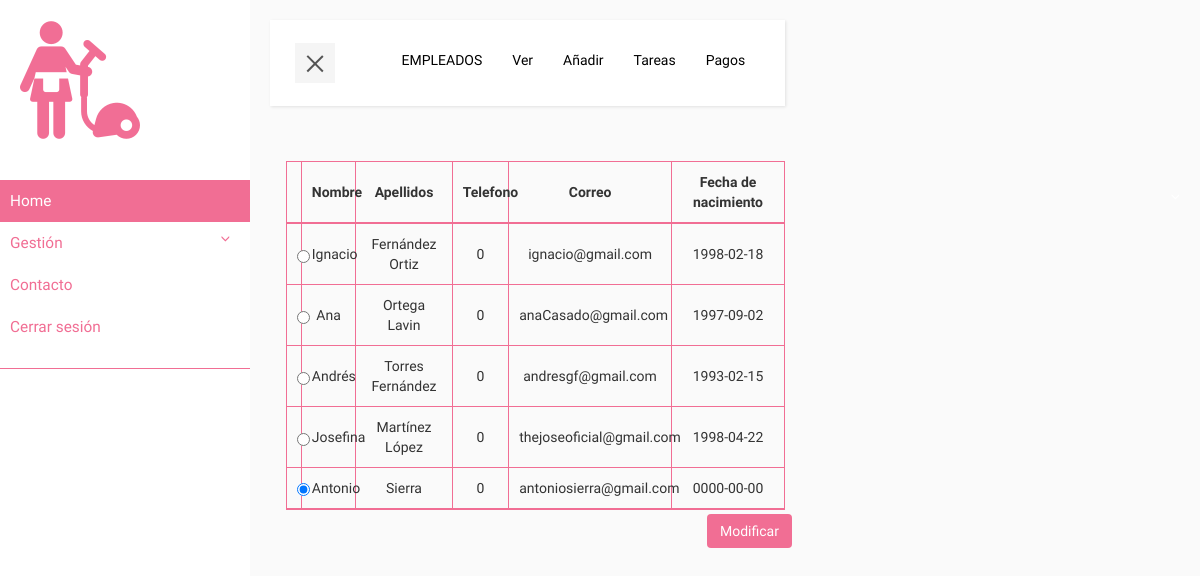
Before: /ProyectoNetbeans/assets/components/home/view.php?empleado=ver with the older database file.
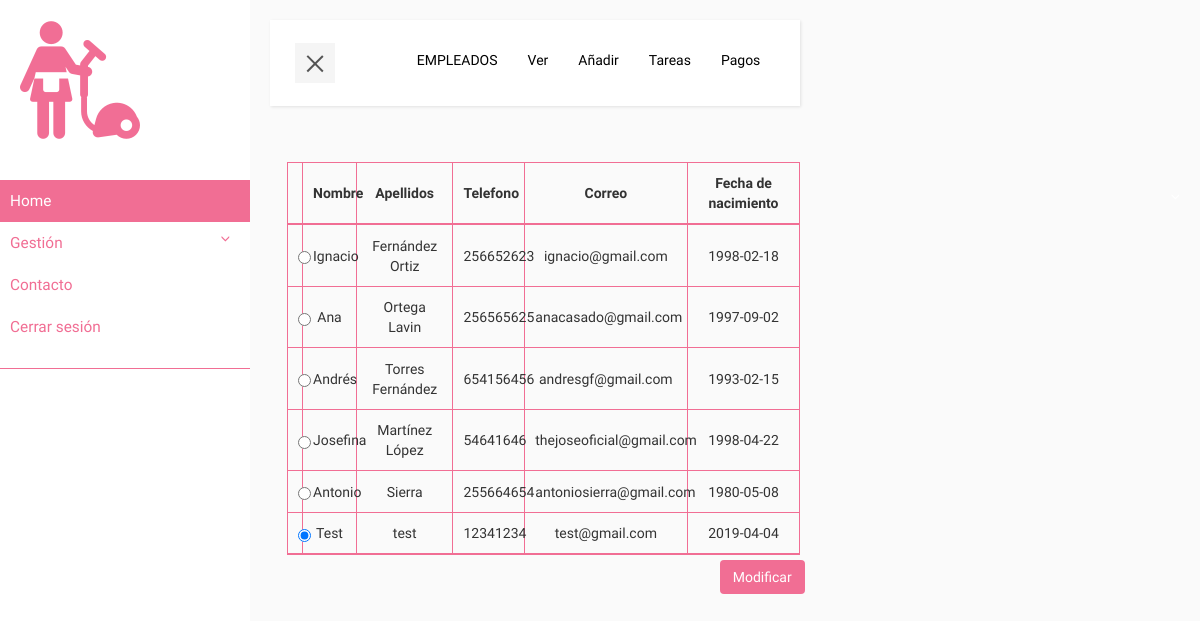
After: the same page with the newer database file.
### tables this page shows
CREATE TABLE `usuario` (
  `P_Usuario` int(11) NOT NULL,
  `usuario` varchar(20) NOT NULL,
  `contrasena` varchar(32) NOT NULL,
  `nombre` varchar(40) NOT NULL,
  `apellidos` varchar(40) NOT NULL,
  `telefono` int(10) NOT NULL,
  `correo` varchar(100) NOT NULL,
  `fechaNacimiento` date NOT NULL,
  `rol` enum('CLIENTE','EMPLEADO') NOT NULL
);

### ProyectoNetbeans/assets/components/home/model.php (called while the page is built, shortened)
<?php
require_once './../clases/usuario.php';
class modelClass {
    function verEmpleados() {
    require_once './../conexion/conexion.php';
        $stmt = $conn->prepare("SELECT * FROM usuario u WHERE u.rol='EMPLEADO'");
        $stmt->execute();
        $empleados = Array();
        $resultado = $stmt->fetch();
        while ($resultado != null) {
            $empleado = new Usuario($resultado);
            array_push($empleados, $empleado);
            $resultado = $stmt->fetch();
        }
        return $empleados;
    }
}

### ProyectoNetbeans/assets/components/clases/usuario.php (called while the page is built, shortened)
<?php
class Usuario{
    private $P_Usuario;
    private $nombre;
    private $apellidos;
    private $telefono;
    private $correo;
    private $fechaNacimiento;
    public function __construct($row) {
        $this->P_Usuario = $row["P_Usuario"];
        $this->nombre = $row["nombre"];
        $this->apellidos = $row["apellidos"];
        $this->telefono = $row["telefono"];
        $this->correo = $row["correo"];
        $this->fechaNacimiento = $row["fechaNacimiento"];
    }
    public function getP_Usuario(){
        return $this->P_Usuario;
    }
    public function getNombre(){
        return $this->nombre;
    }
    public function getApellidos(){
        return $this->apellidos;
    }
    public function getTelefono(){
        return $this->telefono;
    }
    public function getCorreo(){
        return $this->correo;
    }
    public function getFechaNacimiento(){
        return $this->fechaNacimiento;
    }
}

### ProyectoNetbeans/assets/components/home/controller-empleados.php (the view, shortened to what this page needs)
<?php
require_once './model.php';
function tablaVistaEmpleados(){
    $tablaHTML= "<div id='tablaVista' class='container-fluid'>
    <form method='POST' action='?empleado=modificar'>
    <table class='row table-bordered table-hover table-responsive'>
    <thead>
        <tr>
            <th>&nbsp;&nbsp;&nbsp;&nbsp;</th>
            <th class='text-center'>Nombre</th>
            <th class='text-center'>Apellidos</th>
            <th class='text-center'>Telefono</th>
            <th class='text-center'>Correo</th>
            <th class='text-center'>Fecha de nacimiento</th>
        </tr>
    </thead>
    <tbody>";
    $model = new modelClass();
    $empleados = $model->verEmpleados();
    foreach ($empleados as $value) {
        $tablaHTML.= "
    <tr>
        <td>
            <input class='radio' type='radio' name='btnradio' value='". $value->getP_Usuario()."' checked>
        </td>
        <td class='text-center'>" . $value->getNombre() . "</td>
        <td class='text-center'>" . $value->getApellidos() . "</td>
        <td class='text-center'>" . $value->getTelefono() . "</td>
        <td class='text-center'>" . $value->getCorreo() . "</td>
        <td class='text-center'>" . $value->getFechaNacimiento() . "</td>
    </tr>";
    }
    $tablaHTML.= "</tbody>
</table>
<div class='col-md-offset-10 col-md-3'>
            <button id='modificarEmpleado' name='modificarEmpleado' type='submit' class='btn estilo-btn'>Modificar</button>
        </div>
    </form>
</div>";
return $tablaHTML;
}
function formShowEmpleados(){
$contenido ="" .
tablaVistaEmpleados()
 . "";
return $contenido;
}
function menuEmpleados($tipoGestion){
    $contenido = "<div class='collapse navbar-collapse' id='bs-example-navbar-collapse-1'>
    <ul class='nav navbar-nav navbar-right'>
        <li><a>". strtoupper($tipoGestion) ."</a></li>
        <li><a href='?empleado=ver'>Ver</a></li>
        <li><a href='?empleado=anadir'>Añadir</a></li>
        <li><a href='?empleado=tareas'>Tareas</a></li>
        <li><a href='?empleado=pagos'>Pagos</a></li>
    </ul>
</div>
</div>
</nav>";
    return $contenido;
}

### ProyectoNetbeans/assets/components/home/view.php (shortened to what this page needs)
<!DOCTYPE html>
<html>
<head>
    <link href="./../../vendors/font-awesome/css/font-awesome.css" rel="stylesheet">
    <link rel="stylesheet" href="./../../vendors/bootstrap/css/bootstrap.min.css" />
    <link rel="stylesheet" type="text/css" href="./../../css/home.css">
</head>
<body>
    <div class="wrapper">
        <nav id="sidebar">
            <div class="sidebar-header">
                <img src="./../../images/icono/pink/cleaner128.png">
            </div>
            <ul class="list-unstyled components">
                <li class="active">
                    <a href="?home" aria-expanded="false">Home</a>
                </li>
                <li>
                    <a href="#pageSubmenu" data-toggle="collapse" aria-expanded="false">Gestión</a>
                </li>
                <li>
                    <a href="?contacto">Contacto</a>
                </li>
                <li>
                    <a href="?cerrarsesion">Cerrar sesión</a>
                </li>
            </ul>
        </nav>
        <div id='content'>
    <nav class='navbar navbar-default'>
    <div class='container-fluid'>
        <div class='navbar-header'>
            <button type='button' id='sidebarCollapse' class='navbar-btn'>
                    <span></span>
                </button>
        </div>
        <?php
require_once './controller.php';
if (isset($_GET['empleado'])) {
    $tipoForm = $_GET['empleado'];
    echo tipoFormEmpleados($tipoForm);
}
?>
</body>
</html>

### ProyectoNetbeans/assets/components/home/controller.php (shortened to what this page needs)
<?php
require_once './model.php';
require_once './controller-empleados.php';
function tipoFormEmpleados($tipoForm){
    switch ($tipoForm) {
        case 'ver':
        return menuEmpleados("empleados") . formShowEmpleados() . "</div>";
            break;
    }
}

### ProyectoNetbeans/assets/css/home.css (style rules this page uses)
* { font-family: 'Cousine'; }
body { background: #fafafa; }
a, a:hover, a:focus { color: inherit; text-decoration: none; transition: all 0.3s; }
.navbar { padding: 15px 10px; background: #fff; border: none; border-radius: 0; margin-bottom: 40px; box-shadow: 1px 1px 3px rgba(0, 0, 0, 0.1); }
.navbar-btn { box-shadow: none; outline: none !important; border: none; }
.wrapper { display: flex; align-items: stretch; perspective: 1500px; }
#sidebar { min-width: 250px; max-width: 250px; background: white; color: #f16e94; transition: all 0.6s cubic-bezier(0.945, 0.020, 0.270, 0.665); transform-origin: bottom left; }
#sidebar .sidebar-header { padding: 20px; background: white; }
#sidebar ul.components { padding: 20px 0; border-bottom: 1px solid #f16e94; }
#sidebar ul li a { padding: 10px; font-size: 1.1em; display: block; }
#sidebar ul li.active>a, a[aria-expanded="true"] { color: #fff; background: #f16e94; }
.navbar-default .navbar-nav>li>a { color: black; }
a[data-toggle="collapse"] { position: relative; }
a[aria-expanded="false"]::before, a[aria-expanded="true"]::before { content: '\e259'; display: block; position: absolute; right: 20px; font-family: 'Glyphicons Halflings'; font-size: 0.6em; }
#content { padding: 20px; min-height: 100vh; transition: all 0.3s; }
#sidebarCollapse { width: 40px; height: 40px; background: #f5f5f5; }
#sidebarCollapse span { width: 80%; height: 2px; margin: 0 auto; display: block; background: #555; transition: all 0.8s cubic-bezier(0.810, -0.330, 0.345, 1.375); transition-delay: 0.2s; }
#sidebarCollapse span:last-of-type { transform: rotate(-45deg) translate(1px, -1px); }
@media (min-width: 769px) { #tablaVista { padding-top: 3%; padding-left: 6%; } }
@media (min-width: 769px) { #tablaVista th, #tablaVista td { padding: 2%; } }
.estilo-btn { background-color: #f16e94 !important; color: #fff; }
#tablaVista table, #tablaVista th, #tablaVista td { border: 1px solid #f16e94; }
#modificarEmpleado { margin-top: 5%; }

Changed rows visible on the page:
changed usuario "Ignacio": telefono "0" → "256652623"
changed usuario "Ana": telefono "0" → "256565625"; correo "anaCasado@gmail.com" → "anacasado@gmail.com"
changed usuario "Andrés": telefono "0" → "654156456"
changed usuario "Josefina": telefono "0" → "54641646"
changed usuario "Antonio": btnradio "☑" → "☐"; telefono "0" → "255664654"; fechaNacimiento "0000-00-00" → "1980-05-08"
added usuario: nombre "Test", apellidos "test", telefono "12341234", correo "test@gmail.com", fechaNacimiento "2019-04-04"
